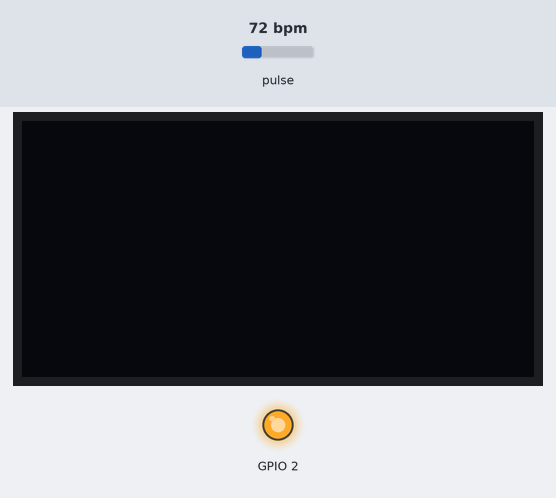
Recording of a sketch running on a simulated ESP32. Parts: 128×64 one-colour display, output pins drawn as LEDs (lit = HIGH). Inputs (shaded band) come from the test bench; at power-on: pulse 72 bpm. WiFi joins after 1.5 s; servers stay silent unless stated; what the sketch prints to the serial monitor is not drawn.

Above: at 2.7 s.
2.8 s: pulse set to 42 bpm
At 5.6 s:
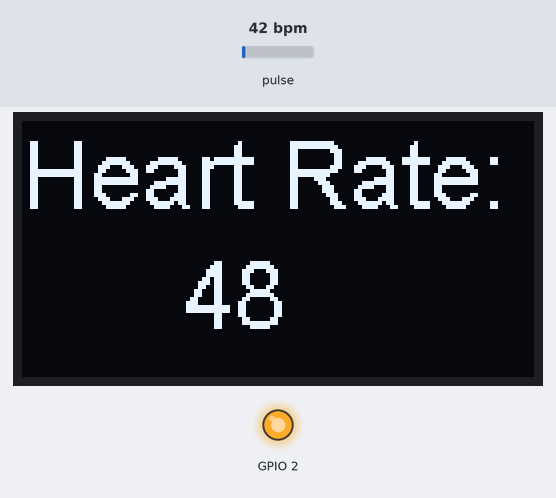
5.8 s: pulse set to 70 bpm
At 8.7 s:
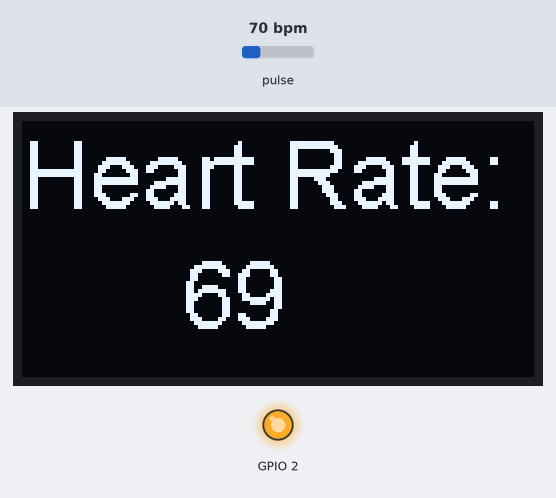
8.8 s: pulse set to 100 bpm
At 11.9 s:
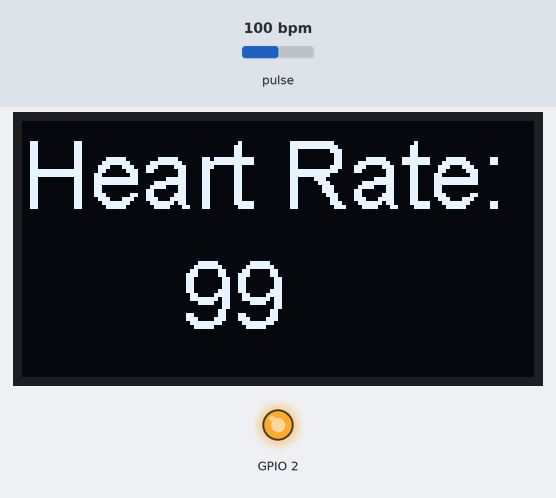
Timing chart, 0 to 13.4 s (numbered marks = the images above; inputs shaded):
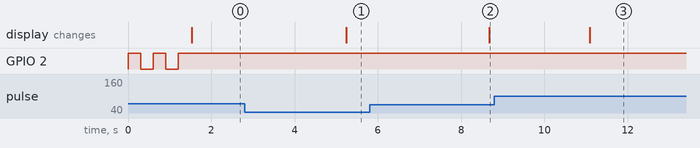

Measured:
- after the input at 2.8 s, the display: changes after 2.4 s (image 1)
- after the input at 5.8 s, the display: changes after 2.9 s (image 2)
- after the input at 8.8 s, the display: changes after 2.3 s (image 3)

The sketch:

GISMO6_MAX30100_HR_OLED_FB.ino
```cpp
#include "Credentials.h"

#include "MAX30105.h"

#include "heartRate.h"
MAX30105 particleSensor;
String tag = "IOTLAB/HeartBeat/HR";

const byte RATE_SIZE = 4; //Increase this for more averaging. 4 is good.
byte rates[RATE_SIZE]; //Array of heart rates
byte rateSpot = 0;
long lastBeat = 0; //Time at which the last beat occurred

float beatsPerMinute;
int beatAvg;
int beatCount;
int loopCount;

void WiFiInit();
void OLEDInit();
void OLEDUpdate();
void FirebaseInit();
void FirebaseWrite();


void setup()
{
  Serial.begin(115200);
  Serial.println("Initializing...");

  // Initialize sensor
  if (!particleSensor.begin(Wire, I2C_SPEED_FAST)) //Use default I2C port, 400kHz speed
  {
    Serial.println("MAX30105 was not found. Please check wiring/power. ");
    while (1);
  }
  Serial.println("Place your index finger on the sensor with steady pressure.");

  particleSensor.setup(); //Configure sensor with default settings
  particleSensor.setPulseAmplitudeRed(0x0A); //Turn Red LED to low to indicate sensor is running
  particleSensor.setPulseAmplitudeGreen(0); //Turn off Green LED

  WiFiInit();
  FirebaseInit();
  OLEDInit();
}

void loop()
{
  long irValue = particleSensor.getIR();

  if (checkForBeat(irValue) == true)
  {
    //We sensed a beat!
    long delta = millis() - lastBeat;
    lastBeat = millis();

    beatsPerMinute = 60 / (delta / 1000.0);

    if (beatsPerMinute < 255 && beatsPerMinute > 20)
    {
      rates[rateSpot++] = (byte)beatsPerMinute; //Store this reading in the array
      rateSpot %= RATE_SIZE; //Wrap variable

      //Take average of readings
      beatAvg = 0;
      for (byte x = 0 ; x < RATE_SIZE ; x++)
        beatAvg += rates[x];
      beatAvg /= RATE_SIZE;

      beatCount++;
      if(beatCount == 4)
      {
       Serial.print("Avg BPM=");
       Serial.print(beatAvg);

        OLEDUpdate();
        FirebaseWrite();
        beatCount = 0;
      }
    }
  }


  if (irValue < 50000)
    {
     loopCount++;
     if(loopCount == 10){
      loopCount = 0;
     Serial.println(" No finger?");
     display.clear();
     display.drawString(0,0,"No Finger?");
     display.display();
     FirebaseWriteNF();
    }
    delay(100);
    }

}
void OLEDInit(){
  display.init();
  display.setFont(ArialMT_Plain_24);
}

void OLEDUpdate(){
  display.clear();
  display.drawString(0,0,"Heart Rate:");
  display.drawString(40,30,String(beatAvg));
  display.display();
}

void WiFiInit(){
  pinMode(2,OUTPUT);
  WiFi.begin(WIFI_SSID, WIFI_PASSWORD);
  Serial.print("Connecting to Wi-Fi");
  while (WiFi.status() != WL_CONNECTED)
  {
    Serial.print(".");
    digitalWrite(2,!digitalRead(2));
    delay(300);
  }
  Serial.println();
  Serial.print("Connected with IP: ");
  Serial.println(WiFi.localIP());
  Serial.println();

}
void FirebaseInit(){
  Firebase.begin(FIREBASE_HOST, FIREBASE_AUTH);
  Firebase.reconnectWiFi(true);

}
void FirebaseWrite(){
  Firebase.setString(firebaseData,tag,String(beatAvg));

}
void FirebaseWriteNF(){
  Firebase.setString(firebaseData,tag,"No_Finger?");

}
```

Credentials.h
```cpp
#define FIREBASE_HOST "xxxxxxxxx" //Do not include https:// in FIREBASE_HOST
#define FIREBASE_AUTH "xxxxxxxxx"
#define WIFI_SSID "xxxxxxxxx"
#define WIFI_PASSWORD "xxxxxxx"
#include <Wire.h>
#include "SSD1306.h"
#include "FirebaseESP32.h"
FirebaseData firebaseData;
SSD1306  display(0x3c, 21, 22);
```
